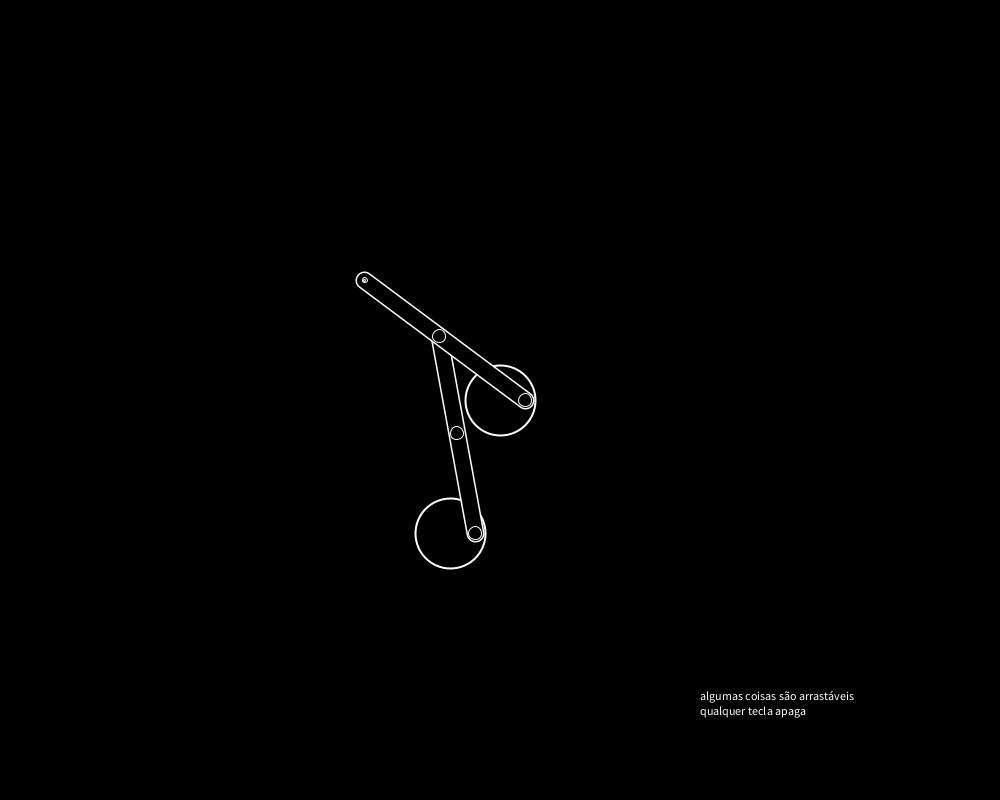
Frame 1 (no input)
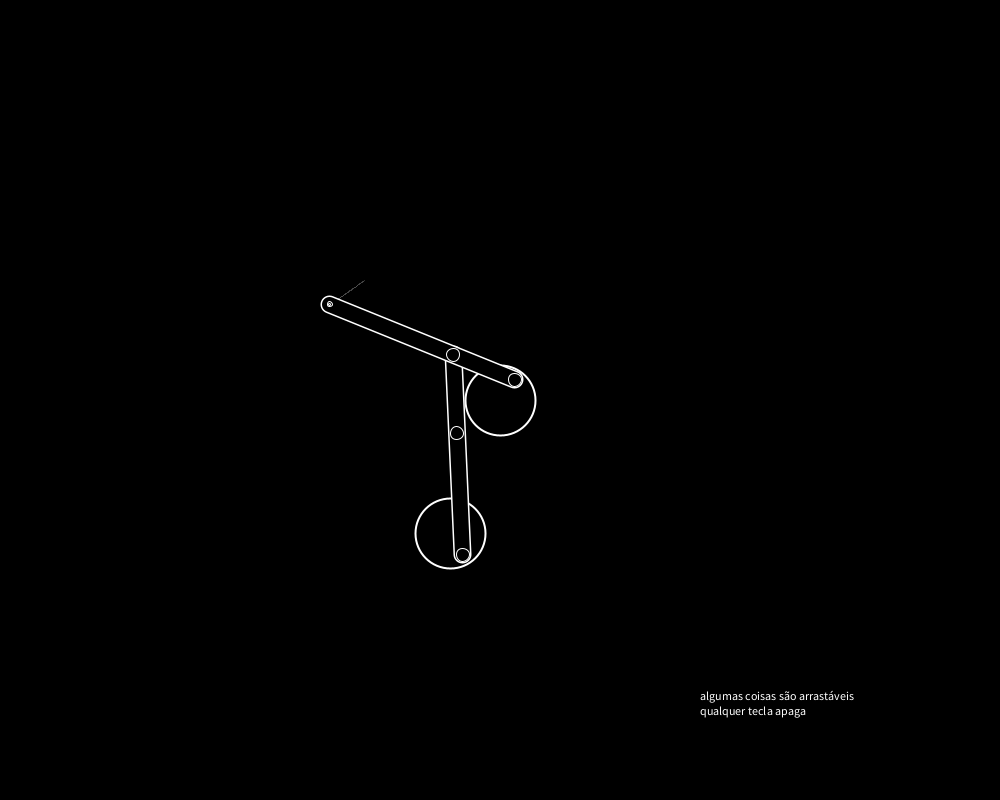
Frame 60 (the mouse pressed at the canvas centre just before this capture)
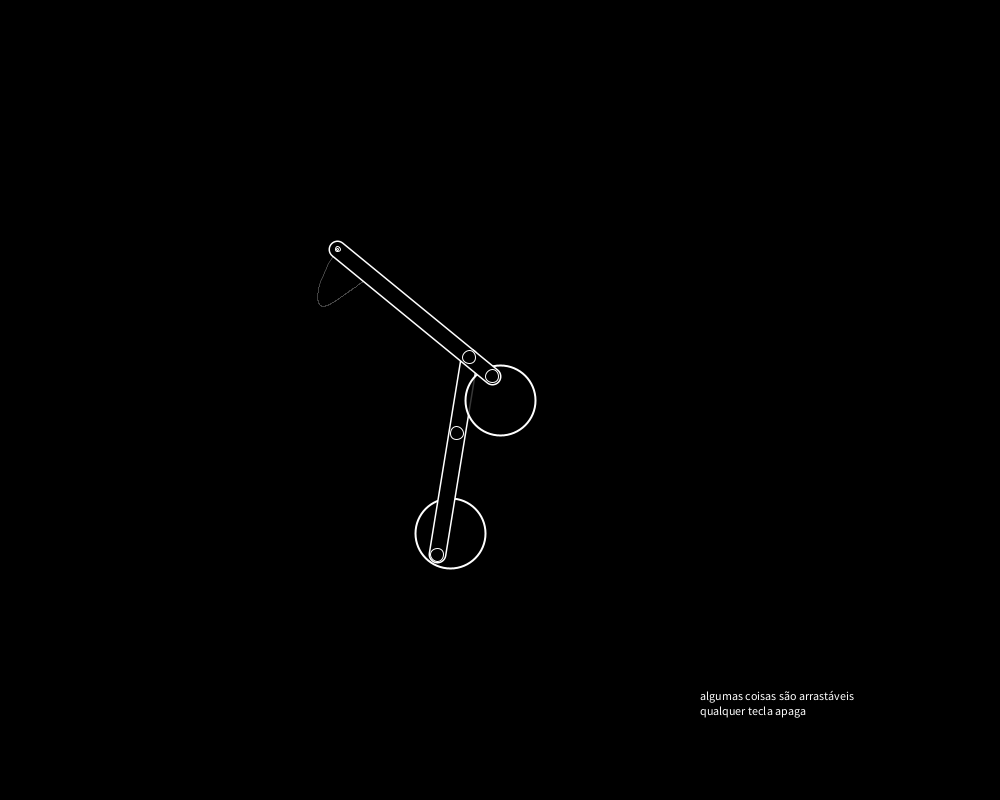
Frame 120 (the mouse held since frame 60 and released just before this capture)

The Processing sketch that drew these frames (run headless with seeded random() and noise(); from frame 60 on, the mouse is pressed at the canvas centre):

// Processing sketch: processing_112405
// ── processing_112405.pde

// a reta do ponto p na direção de pd de comprimento cmp

float cmp=250;
int pt=4000;
PVector pontos[]=new PVector[pt];
PVector pd; // direção da reta
PVector p[] = new PVector[10];  // ponto inicial da reta
PVector pr; // a reta em si: do ponto p na direção de pd de comprimento cmp
PVector pr2;
PVector eng2;
PVector eng1;
int qp;
float ang;
float dx, dy;

void setup() {
  size(1000, 800);
  novosVetores(); //escolhe randomicamente um novo ponto para ser a direção
}

void novosVetores() {
  pr=new PVector(0, 0);
  eng1=new PVector(width/2-50, 2*height/3 );
  eng2=new PVector(width/2, height/2);
  float a=0;
  float b=0;
  while (dist (a, b, eng1.x, eng1.y)>100) {
    a=random(width/2-50, width/2+50);
    b=random(height/2-50, height/2+50);
  }
  pd= new PVector(a, b);
  p[0]= new PVector(0, 0);
  p[1]= new PVector(0, 0);
}


void draw() {
  background(0);

  p[0].x = eng1.x + 25*cos(ang/17);  /// o ponto gira 
  p[0].y = eng1.y + 25*sin(ang/17);

  p[1].x = eng2.x + 25*cos(-ang/19);  /// o ponto gira 
  p[1].y = eng2.y + 25*sin(-ang/19);

  ang+=.3;

  desPontos();

  strokeWeight(2);
  fill(0, 200);
  ellipse(eng1.x, eng1.y, 70, 70); //engrenagem central
  pr=calcula(p[0], pd, 200, false);

  strokeWeight(2);
  fill(0, 200);
  ellipse(eng2.x, eng2.y, 70, 70); //engrenagem 2
  pr2=calcula(p[1], pr, 200, true);

  if (mousePressed) {
    if (dist(mouseX, mouseY, eng1.x, eng1.y)<35) {
      eng1.x+=mouseX-dx;
      eng1.y+=mouseY-dy;
      dx=mouseX;
      dy=mouseY;
    } 
    if (dist(mouseX, mouseY, eng2.x, eng2.y)<35) {
      eng2.x+=mouseX-dx;
      eng2.y+=mouseY-dy;
      dx=mouseX;
      dy=mouseY;
    } 
    if (dist(mouseX, mouseY, pd.x, pd.y)<7) {
      pd.x+=mouseX-dx;
      pd.y+=mouseY-dy;
      dx=mouseX;
      dy=mouseY;
    }
  }
  fill(255);
  textSize(12);
  String texto="algumas coisas são arrastáveis";
  text(texto, 700, 700);
  texto="qualquer tecla apaga";
  text(texto, 700, 715);
}


void keyPressed() {
  qp=0;
}


void mousePressed() {
  dx=mouseX;
  dy=mouseY;
}

PVector calcula(PVector v1, PVector v2, float comp, boolean dp) {   // calcula o ponto de v1 na direção de v2 a uma distancia comp 
  PVector pvr= new PVector(0, 0, 0);
  //pvr.set(0, 0, 0);
  pvr.add(v2);
  pvr.sub(v1);
  pvr.normalize(); //normaliza 
  pvr.mult(comp);  // coloca o comprimento
  pvr.add(v1);

  if (dp) {
    pontos[qp%pt]=new PVector(pvr.x, pvr.y); //guarda e desenha os pontos da ponta do braço
    qp++;
  }

  ////////////desenha
  stroke(255);
  strokeWeight(18);
  line(v1.x, v1.y, pvr.x, pvr.y);  //o desenho do braço (preto)
  stroke(0);
  strokeWeight(15);
  line(v1.x, v1.y, pvr.x, pvr.y);  //o desenho do braço (branco);


  stroke(255); 
  strokeWeight(1);
  fill(0);
  ellipse(v1.x, v1.y, 13, 13);
  ellipse(v2.x, v2.y, 13, 13);
  ellipse(pvr.x, pvr.y, 5, 5);
  ellipse(pvr.x, pvr.y, 2, 2);
  return pvr;
}


void desPontos() {
  stroke(255); // pontos
  strokeWeight(.25);
  noFill();
  beginShape();
  for (int i=0; i<min(qp, pt); i++) {
    curveVertex(pontos[i].x, pontos[i].y);
  }
  endShape();
}
